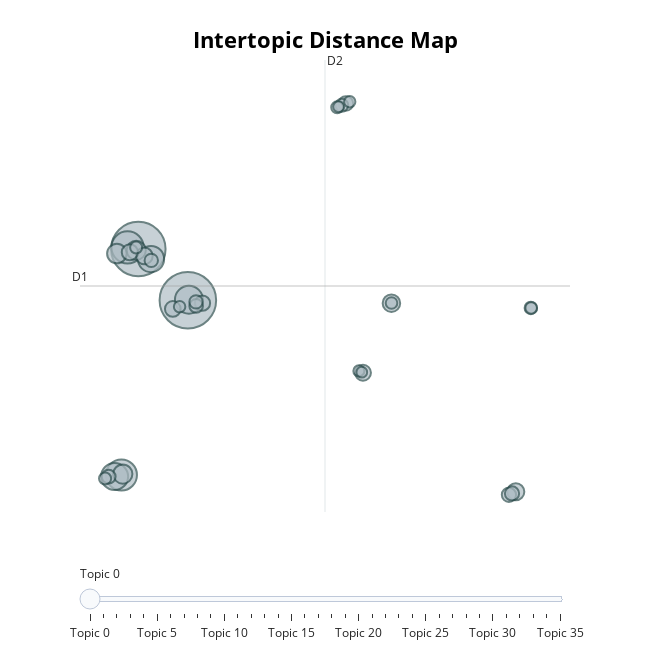

The notebook cell this image was saved under:
### Code cell
sample_topic = 0  # change this to see different clusters
print(f"\n--- Sample Headlines from Topic {sample_topic} ---")
print(gold_df_filtered[gold_df_filtered["topic"] == sample_topic]["News"].head(5))

# Step 6: Visualize
topic_model.visualize_topics().show()

### Figure 1 — Plotly figure (JSON) as saved in the notebook; plotly's stock layout.template omitted (floating-point values rounded to 4 significant figures)
{"data": [{"customdata": [[0, "high | month | week | low | high gold", 1677], [1, "global | demand | cues | buying | buy", 1555], [2, "demand | price | market | sales | likely", 545], [3, "fed | rate | hike | rates | steady", 506], [4, "end | week gold | session | session gold | close", 409], [5, "data gold | data | report | gold holds | holds", 384], [6, "china | ease | focus | dip | fed", 360], [7, "gold trades | today | rate | gold price | price", 200], [8, "dollar gold | remain | steady | eases | stocks", 193], [9, "profit | q | c | vs | cut", 192], [10, "slips | declines | support | gm | key", 161], [11, "settle | gold slips | slips | slides | settlement", 152], [12, "talks | concerns | amid | dollar gold | investo", 146], [13, "shares | metals | prices gold | gold price | price", 137], [14, "cues gold | cues | global | open | weak", 133], [15, "losses | extend | extends | second | pare", 129], [16, "ounce gold | close | c | end | gold futures trade", 121], [17, "ounce gold | closes | turns | gold settles | settles", 112], [18, "settles | gold settles | gold ends | ends | cents", 107], [19, "gold settles | settles | settle | adds | rallies", 106], [20, "oil | oil gold | crude | gold oil | data", 101], [21, "gm | ease | silver futures | high gold | high", 97], [22, "edge | hold | ground | early | settlement", 94], [23, "spot gold | spot | new | cents | early", 94], [24, "comex | comex gold | settlement | turn | gold settles", 88], [25, "gold adds | vs | adds | low gold | low", 81], [26, "crude | copper | outlook | outlook gold | sell", 77], [27, "investo | takes | record | assets | pressure", 76], [28, "outlook gold | outlook | copper | weekly | c", 75], [29, "sell | buy | comex | comex gold | dips", 71], [30, "gold adds | adds | time | early | ", 70], [31, "decline | cues gold | global | cues | slide", 69], [32, "ounce gold | gold ends | ends | spot gold | spot", 67], [33, "pulls | bullish | cues | global | weak", 64], [34, "comex gold | comex | settle | ounce gold | rallies", 63], [35, "dollar gold | sharply | turn | oil | rally", 60]], "hovertemplate": "<b>Topic %{customdata[0]}</b><br>%{customdata[1]}<br>Size: %{customdata[2]}", "legendgroup": "", "marker": {"color": "#B0BEC5", "line": {"color": "DarkSlateGrey", "width": 2}, "size": [1677, 1555, 545, 506, 409, 384, 360, 200, 193, 192, 161, 152, 146, 137, 133, 129, 121, 112, 107, 106, 101, 97, 94, 94, 88, 81, 77, 76, 75, 71, 70, 69, 67, 64, 63, 60], "sizemode": "area", "sizeref": 1.048, "symbol": "circle"}, "mode": "markers", "name": "", "orientation": "v", "showlegend": false, "type": "scatter", "x": [-3.692, -5.856, -6.327, -6.594, -3.646, -6.893, -5.301, -6.793, -6.534, -5.946, 5.2, 10.63, -5.594, -6.227, 3.958, -4.35, -3.052, 3.211, 10.33, 10.47, -7.151, -3.33, -3.335, -5.29, 3.034, 11.29, -7.308, -5.951, 2.831, 5.204, 11.31, -4.053, 3.38, 3.779, 2.897, 3.906], "xaxis": "x", "y": [7.896, 12.94, 13.11, -9.35, 7.938, -9.501, 11.95, 12.5, -9.262, 12.82, 7.605, -11.01, 12.26, 12.63, 0.74, 7.039, 7.602, 27.31, -11.31, -11.17, -9.511, 7.333, 7.728, 11.82, 27.13, 7.129, -9.698, 13.1, 26.93, 7.619, 7.13, 7.259, 27.48, 0.9189, 26.99, 0.7917], "yaxis": "y"}], "layout": {"annotations": [{"showarrow": false, "text": "D1", "x": -8.404, "y": 9.297, "yshift": 10}, {"showarrow": false, "text": "D2", "x": 2.299, "xshift": 10, "y": 31.6}], "height": 650, "hoverlabel": {"bgcolor": "white", "font": {"family": "Rockwell", "size": 16}}, "legend": {"itemsizing": "constant", "tracegroupgap": 0}, "margin": {"t": 60}, "shapes": [{"line": {"color": "#CFD8DC", "width": 2}, "type": "line", "x0": 2.299, "x1": 2.299, "y0": -13.0, "y1": 31.6}, {"line": {"color": "#9E9E9E", "width": 2}, "type": "line", "x0": -8.404, "x1": 13.0, "y0": 9.297, "y1": 9.297}], "sliders": [{"active": 0, "pad": {"t": 50}, "steps": [{"args": [{"marker.color": [["red", "#B0BEC5", "#B0BEC5", "#B0BEC5", "#B0BEC5", "#B0BEC5", "#B0BEC5", "#B0BEC5", "#B0BEC5", "#B0BEC5", "#B0BEC5", "#B0BEC5", "#B0BEC5", "#B0BEC5", "#B0BEC5", "#B0BEC5", "#B0BEC5", "#B0BEC5", "#B0BEC5", "#B0BEC5", "#B0BEC5", "#B0BEC5", "#B0BEC5", "#B0BEC5", "#B0BEC5", "#B0BEC5", "#B0BEC5", "#B0BEC5", "#B0BEC5", "#B0BEC5", "#B0BEC5", "#B0BEC5", "#B0BEC5", "#B0BEC5", "#B0BEC5", "#B0BEC5"]]}], "label": "Topic 0", "method": "update"}, {"args": [{"marker.color": [["#B0BEC5", "red", "#B0BEC5", "#B0BEC5", "#B0BEC5", "#B0BEC5", "#B0BEC5", "#B0BEC5", "#B0BEC5", "#B0BEC5", "#B0BEC5", "#B0BEC5", "#B0BEC5", "#B0BEC5", "#B0BEC5", "#B0BEC5", "#B0BEC5", "#B0BEC5", "#B0BEC5", "#B0BEC5", "#B0BEC5", "#B0BEC5", "#B0BEC5", "#B0BEC5", "#B0BEC5", "#B0BEC5", "#B0BEC5", "#B0BEC5", "#B0BEC5", "#B0BEC5", "#B0BEC5", "#B0BEC5", "#B0BEC5", "#B0BEC5", "#B0BEC5", "#B0BEC5"]]}], "label": "Topic 1", "method": "update"}, {"args": [{"marker.color": [["#B0BEC5", "#B0BEC5", "red", "#B0BEC5", "#B0BEC5", "#B0BEC5", "#B0BEC5", "#B0BEC5", "#B0BEC5", "#B0BEC5", "#B0BEC5", "#B0BEC5", "#B0BEC5", "#B0BEC5", "#B0BEC5", "#B0BEC5", "#B0BEC5", "#B0BEC5", "#B0BEC5", "#B0BEC5", "#B0BEC5", "#B0BEC5", "#B0BEC5", "#B0BEC5", "#B0BEC5", "#B0BEC5", "#B0BEC5", "#B0BEC5", "#B0BEC5", "#B0BEC5", "#B0BEC5", "#B0BEC5", "#B0BEC5", "#B0BEC5", "#B0BEC5", "#B0BEC5"]]}], "label": "Topic 2", "method": "update"}, {"args": [{"marker.color": [["#B0BEC5", "#B0BEC5", "#B0BEC5", "red", "#B0BEC5", "#B0BEC5", "#B0BEC5", "#B0BEC5", "#B0BEC5", "#B0BEC5", "#B0BEC5", "#B0BEC5", "#B0BEC5", "#B0BEC5", "#B0BEC5", "#B0BEC5", "#B0BEC5", "#B0BEC5", "#B0BEC5", "#B0BEC5", "#B0BEC5", "#B0BEC5", "#B0BEC5", "#B0BEC5", "#B0BEC5", "#B0BEC5", "#B0BEC5", "#B0BEC5", "#B0BEC5", "#B0BEC5", "#B0BEC5", "#B0BEC5", "#B0BEC5", "#B0BEC5", "#B0BEC5", "#B0BEC5"]]}], "label": "Topic 3", "method": "update"}, {"args": [{"marker.color": [["#B0BEC5", "#B0BEC5", "#B0BEC5", "#B0BEC5", "red", "#B0BEC5", "#B0BEC5", "#B0BEC5", "#B0BEC5", "#B0BEC5", "#B0BEC5", "#B0BEC5", "#B0BEC5", "#B0BEC5", "#B0BEC5", "#B0BEC5", "#B0BEC5", "#B0BEC5", "#B0BEC5", "#B0BEC5", "#B0BEC5", "#B0BEC5", "#B0BEC5", "#B0BEC5", "#B0BEC5", "#B0BEC5", "#B0BEC5", "#B0BEC5", "#B0BEC5", "#B0BEC5", "#B0BEC5", "#B0BEC5", "#B0BEC5", "#B0BEC5", "#B0BEC5", "#B0BEC5"]]}], "label": "Topic 4", "method": "update"}, {"args": [{"marker.color": [["#B0BEC5", "#B0BEC5", "#B0BEC5", "#B0BEC5", "#B0BEC5", "red", "#B0BEC5", "#B0BEC5", "#B0BEC5", "#B0BEC5", "#B0BEC5", "#B0BEC5", "#B0BEC5", "#B0BEC5", "#B0BEC5", "#B0BEC5", "#B0BEC5", "#B0BEC5", "#B0BEC5", "#B0BEC5", "#B0BEC5", "#B0BEC5", "#B0BEC5", "#B0BEC5", "#B0BEC5", "#B0BEC5", "#B0BEC5", "#B0BEC5", "#B0BEC5", "#B0BEC5", "#B0BEC5", "#B0BEC5", "#B0BEC5", "#B0BEC5", "#B0BEC5", "#B0BEC5"]]}], "label": "Topic 5", "method": "update"}, {"args": [{"marker.color": [["#B0BEC5", "#B0BEC5", "#B0BEC5", "#B0BEC5", "#B0BEC5", "#B0BEC5", "red", "#B0BEC5", "#B0BEC5", "#B0BEC5", "#B0BEC5", "#B0BEC5", "#B0BEC5", "#B0BEC5", "#B0BEC5", "#B0BEC5", "#B0BEC5", "#B0BEC5", "#B0BEC5", "#B0BEC5", "#B0BEC5", "#B0BEC5", "#B0BEC5", "#B0BEC5", "#B0BEC5", "#B0BEC5", "#B0BEC5", "#B0BEC5", "#B0BEC5", "#B0BEC5", "#B0BEC5", "#B0BEC5", "#B0BEC5", "#B0BEC5", "#B0BEC5", "#B0BEC5"]]}], "label": "Topic 6", "method": "update"}, {"args": [{"marker.color": [["#B0BEC5", "#B0BEC5", "#B0BEC5", "#B0BEC5", "#B0BEC5", "#B0BEC5", "#B0BEC5", "red", "#B0BEC5", "#B0BEC5", "#B0BEC5", "#B0BEC5", "#B0BEC5", "#B0BEC5", "#B0BEC5", "#B0BEC5", "#B0BEC5", "#B0BEC5", "#B0BEC5", "#B0BEC5", "#B0BEC5", "#B0BEC5", "#B0BEC5", "#B0BEC5", "#B0BEC5", "#B0BEC5", "#B0BEC5", "#B0BEC5", "#B0BEC5", "#B0BEC5", "#B0BEC5", "#B0BEC5", "#B0BEC5", "#B0BEC5", "#B0BEC5", "#B0BEC5"]]}], "label": "Topic 7", "method": "update"}, {"args": [{"marker.color": [["#B0BEC5", "#B0BEC5", "#B0BEC5", "#B0BEC5", "#B0BEC5", "#B0BEC5", "#B0BEC5", "#B0BEC5", "red", "#B0BEC5", "#B0BEC5", "#B0BEC5", "#B0BEC5", "#B0BEC5", "#B0BEC5", "#B0BEC5", "#B0BEC5", "#B0BEC5", "#B0BEC5", "#B0BEC5", "#B0BEC5", "#B0BEC5", "#B0BEC5", "#B0BEC5", "#B0BEC5", "#B0BEC5", "#B0BEC5", "#B0BEC5", "#B0BEC5", "#B0BEC5", "#B0BEC5", "#B0BEC5", "#B0BEC5", "#B0BEC5", "#B0BEC5", "#B0BEC5"]]}], "label": "Topic 8", "method": "update"}, {"args": [{"marker.color": [["#B0BEC5", "#B0BEC5", "#B0BEC5", "#B0BEC5", "#B0BEC5", "#B0BEC5", "#B0BEC5", "#B0BEC5", "#B0BEC5", "red", "#B0BEC5", "#B0BEC5", "#B0BEC5", "#B0BEC5", "#B0BEC5", "#B0BEC5", "#B0BEC5", "#B0BEC5", "#B0BEC5", "#B0BEC5", "#B0BEC5", "#B0BEC5", "#B0BEC5", "#B0BEC5", "#B0BEC5", "#B0BEC5", "#B0BEC5", "#B0BEC5", "#B0BEC5", "#B0BEC5", "#B0BEC5", "#B0BEC5", "#B0BEC5", "#B0BEC5", "#B0BEC5", "#B0BEC5"]]}], "label": "Topic 9", "method": "update"}, {"args": [{"marker.color": [["#B0BEC5", "#B0BEC5", "#B0BEC5", "#B0BEC5", "#B0BEC5", "#B0BEC5", "#B0BEC5", "#B0BEC5", "#B0BEC5", "#B0BEC5", "red", "#B0BEC5", "#B0BEC5", "#B0BEC5", "#B0BEC5", "#B0BEC5", "#B0BEC5", "#B0BEC5", "#B0BEC5", "#B0BEC5", "#B0BEC5", "#B0BEC5", "#B0BEC5", "#B0BEC5", "#B0BEC5", "#B0BEC5", "#B0BEC5", "#B0BEC5", "#B0BEC5", "#B0BEC5", "#B0BEC5", "#B0BEC5", "#B0BEC5", "#B0BEC5", "#B0BEC5", "#B0BEC5"]]}], "label": "Topic 10", "method": "update"}, {"args": [{"marker.color": [["#B0BEC5", "#B0BEC5", "#B0BEC5", "#B0BEC5", "#B0BEC5", "#B0BEC5", "#B0BEC5", "#B0BEC5", "#B0BEC5", "#B0BEC5", "#B0BEC5", "red", "#B0BEC5", "#B0BEC5", "#B0BEC5", "#B0BEC5", "#B0BEC5", "#B0BEC5", "#B0BEC5", "#B0BEC5", "#B0BEC5", "#B0BEC5", "#B0BEC5", "#B0BEC5", "#B0BEC5", "#B0BEC5", "#B0BEC5", "#B0BEC5", "#B0BEC5", "#B0BEC5", "#B0BEC5", "#B0BEC5", "#B0BEC5", "#B0BEC5", "#B0BEC5", "#B0BEC5"]]}], "label": "Topic 11", "method": "update"}, {"args": [{"marker.color": [["#B0BEC5", "#B0BEC5", "#B0BEC5", "#B0BEC5", "#B0BEC5", "#B0BEC5", "#B0BEC5", "#B0BEC5", "#B0BEC5", "#B0BEC5", "#B0BEC5", "#B0BEC5", "red", "#B0BEC5", "#B0BEC5", "#B0BEC5", "#B0BEC5", "#B0BEC5", "#B0BEC5", "#B0BEC5", "#B0BEC5", "#B0BEC5", "#B0BEC5", "#B0BEC5", "#B0BEC5", "#B0BEC5", "#B0BEC5", "#B0BEC5", "#B0BEC5", "#B0BEC5", "#B0BEC5", "#B0BEC5", "#B0BEC5", "#B0BEC5", "#B0BEC5", "#B0BEC5"]]}], "label": "Topic 12", "method": "update"}, {"args": [{"marker.color": [["#B0BEC5", "#B0BEC5", "#B0BEC5", "#B0BEC5", "#B0BEC5", "#B0BEC5", "#B0BEC5", "#B0BEC5", "#B0BEC5", "#B0BEC5", "#B0BEC5", "#B0BEC5", "#B0BEC5", "red", "#B0BEC5", "#B0BEC5", "#B0BEC5", "#B0BEC5", "#B0BEC5", "#B0BEC5", "#B0BEC5", "#B0BEC5", "#B0BEC5", "#B0BEC5", "#B0BEC5", "#B0BEC5", "#B0BEC5", "#B0BEC5", "#B0BEC5", "#B0BEC5", "#B0BEC5", "#B0BEC5", "#B0BEC5", "#B0BEC5", "#B0BEC5", "#B0BEC5"]]}], "label": "Topic 13", "method": "update"}, {"args": [{"marker.color": [["#B0BEC5", "#B0BEC5", "#B0BEC5", "#B0BEC5", "#B0BEC5", "#B0BEC5", "#B0BEC5", "#B0BEC5", "#B0BEC5", "#B0BEC5", "#B0BEC5", "#B0BEC5", "#B0BEC5", "#B0BEC5", "red", "#B0BEC5", "#B0BEC5", "#B0BEC5", "#B0BEC5", "#B0BEC5", "#B0BEC5", "#B0BEC5", "#B0BEC5", "#B0BEC5", "#B0BEC5", "#B0BEC5", "#B0BEC5", "#B0BEC5", "#B0BEC5", "#B0BEC5", "#B0BEC5", "#B0BEC5", "#B0BEC5", "#B0BEC5", "#B0BEC5", "#B0BEC5"]]}], "label": "Topic 14", "method": "update"}, {"args": [{"marker.color": [["#B0BEC5", "#B0BEC5", "#B0BEC5", "#B0BEC5", "#B0BEC5", "#B0BEC5", "#B0BEC5", "#B0BEC5", "#B0BEC5", "#B0BEC5", "#B0BEC5", "#B0BEC5", "#B0BEC5", "#B0BEC5", "#B0BEC5", "red", "#B0BEC5", "#B0BEC5", "#B0BEC5", "#B0BEC5", "#B0BEC5", "#B0BEC5", "#B0BEC5", "#B0BEC5", "#B0BEC5", "#B0BEC5", "#B0BEC5", "#B0BEC5", "#B0BEC5", "#B0BEC5", "#B0BEC5", "#B0BEC5", "#B0BEC5", "#B0BEC5", "#B0BEC5", "#B0BEC5"]]}], "label": "Topic 15", "method": "update"}, {"args": [{"marker.color": [["#B0BEC5", "#B0BEC5", "#B0BEC5", "#B0BEC5", "#B0BEC5", "#B0BEC5", "#B0BEC5", "#B0BEC5", "#B0BEC5", "#B0BEC5", "#B0BEC5", "#B0BEC5", "#B0BEC5", "#B0BEC5", "#B0BEC5", "#B0BEC5", "red", "#B0BEC5", "#B0BEC5", "#B0BEC5", "#B0BEC5", "#B0BEC5", "#B0BEC5", "#B0BEC5", "#B0BEC5", "#B0BEC5", "#B0BEC5", "#B0BEC5", "#B0BEC5", "#B0BEC5", "#B0BEC5", "#B0BEC5", "#B0BEC5", "#B0BEC5", "#B0BEC5", "#B0BEC5"]]}], "label": "Topic 16", "method": "update"}, {"args": [{"marker.color": [["#B0BEC5", "#B0BEC5", "#B0BEC5", "#B0BEC5", "#B0BEC5", "#B0BEC5", "#B0BEC5", "#B0BEC5", "#B0BEC5", "#B0BEC5", "#B0BEC5", "#B0BEC5", "#B0BEC5", "#B0BEC5", "#B0BEC5", "#B0BEC5", "#B0BEC5", "red", "#B0BEC5", "#B0BEC5", "#B0BEC5", "#B0BEC5", "#B0BEC5", "#B0BEC5", "#B0BEC5", "#B0BEC5", "#B0BEC5", "#B0BEC5", "#B0BEC5", "#B0BEC5", "#B0BEC5", "#B0BEC5", "#B0BEC5", "#B0BEC5", "#B0BEC5", "#B0BEC5"]]}], "label": "Topic 17", "method": "update"}, {"args": [{"marker.color": [["#B0BEC5", "#B0BEC5", "#B0BEC5", "#B0BEC5", "#B0BEC5", "#B0BEC5", "#B0BEC5", "#B0BEC5", "#B0BEC5", "#B0BEC5", "#B0BEC5", "#B0BEC5", "#B0BEC5", "#B0BEC5", "#B0BEC5", "#B0BEC5", "#B0BEC5", "#B0BEC5", "red", "#B0BEC5", "#B0BEC5", "#B0BEC5", "#B0BEC5", "#B0BEC5", "#B0BEC5", "#B0BEC5", "#B0BEC5", "#B0BEC5", "#B0BEC5", "#B0BEC5", "#B0BEC5", "#B0BEC5", "#B0BEC5", "#B0BEC5", "#B0BEC5", "#B0BEC5"]]}], "label": "Topic 18", "method": "update"}, {"args": [{"marker.color": [["#B0BEC5", "#B0BEC5", "#B0BEC5", "#B0BEC5", "#B0BEC5", "#B0BEC5", "#B0BEC5", "#B0BEC5", "#B0BEC5", "#B0BEC5", "#B0BEC5", "#B0BEC5", "#B0BEC5", "#B0BEC5", "#B0BEC5", "#B0BEC5", "#B0BEC5", "#B0BEC5", "#B0BEC5", "red", "#B0BEC5", "#B0BEC5", "#B0BEC5", "#B0BEC5", "#B0BEC5", "#B0BEC5", "#B0BEC5", "#B0BEC5", "#B0BEC5", "#B0BEC5", "#B0BEC5", "#B0BEC5", "#B0BEC5", "#B0BEC5", "#B0BEC5", "#B0BEC5"]]}], "label": "Topic 19", "method": "update"}, {"args": [{"marker.color": [["#B0BEC5", "#B0BEC5", "#B0BEC5", "#B0BEC5", "#B0BEC5", "#B0BEC5", "#B0BEC5", "#B0BEC5", "#B0BEC5", "#B0BEC5", "#B0BEC5", "#B0BEC5", "#B0BEC5", "#B0BEC5", "#B0BEC5", "#B0BEC5", "#B0BEC5", "#B0BEC5", "#B0BEC5", "#B0BEC5", "red", "#B0BEC5", "#B0BEC5", "#B0BEC5", "#B0BEC5", "#B0BEC5", "#B0BEC5", "#B0BEC5", "#B0BEC5", "#B0BEC5", "#B0BEC5", "#B0BEC5", "#B0BEC5", "#B0BEC5", "#B0BEC5", "#B0BEC5"]]}], "label": "Topic 20", "method": "update"}, {"args": [{"marker.color": [["#B0BEC5", "#B0BEC5", "#B0BEC5", "#B0BEC5", "#B0BEC5", "#B0BEC5", "#B0BEC5", "#B0BEC5", "#B0BEC5", "#B0BEC5", "#B0BEC5", "#B0BEC5", "#B0BEC5", "#B0BEC5", "#B0BEC5", "#B0BEC5", "#B0BEC5", "#B0BEC5", "#B0BEC5", "#B0BEC5", "#B0BEC5", "red", "#B0BEC5", "#B0BEC5", "#B0BEC5", "#B0BEC5", "#B0BEC5", "#B0BEC5", "#B0BEC5", "#B0BEC5", "#B0BEC5", "#B0BEC5", "#B0BEC5", "#B0BEC5", "#B0BEC5", "#B0BEC5"]]}], "label": "Topic 21", "method": "update"}, {"args": [{"marker.color": [["#B0BEC5", "#B0BEC5", "#B0BEC5", "#B0BEC5", "#B0BEC5", "#B0BEC5", "#B0BEC5", "#B0BEC5", "#B0BEC5", "#B0BEC5", "#B0BEC5", "#B0BEC5", "#B0BEC5", "#B0BEC5", "#B0BEC5", "#B0BEC5", "#B0BEC5", "#B0BEC5", "#B0BEC5", "#B0BEC5", "#B0BEC5", "#B0BEC5", "red", "#B0BEC5", "#B0BEC5", "#B0BEC5", "#B0BEC5", "#B0BEC5", "#B0BEC5", "#B0BEC5", "#B0BEC5", "#B0BEC5", "#B0BEC5", "#B0BEC5", "#B0BEC5", "#B0BEC5"]]}], "label": "Topic 22", "method": "update"}, {"args": [{"marker.color": [["#B0BEC5", "#B0BEC5", "#B0BEC5", "#B0BEC5", "#B0BEC5", "#B0BEC5", "#B0BEC5", "#B0BEC5", "#B0BEC5", "#B0BEC5", "#B0BEC5", "#B0BEC5", "#B0BEC5", "#B0BEC5", "#B0BEC5", "#B0BEC5", "#B0BEC5", "#B0BEC5", "#B0BEC5", "#B0BEC5", "#B0BEC5", "#B0BEC5", "#B0BEC5", "red", "#B0BEC5", "#B0BEC5", "#B0BEC5", "#B0BEC5", "#B0BEC5", "#B0BEC5", "#B0BEC5", "#B0BEC5", "#B0BEC5", "#B0BEC5", "#B0BEC5", "#B0BEC5"]]}], "label": "Topic 23", "method": "update"}, {"args": [{"marker.color": [["#B0BEC5", "#B0BEC5", "#B0BEC5", "#B0BEC5", "#B0BEC5", "#B0BEC5", "#B0BEC5", "#B0BEC5", "#B0BEC5", "#B0BEC5", "#B0BEC5", "#B0BEC5", "#B0BEC5", "#B0BEC5", "#B0BEC5", "#B0BEC5", "#B0BEC5", "#B0BEC5", "#B0BEC5", "#B0BEC5", "#B0BEC5", "#B0BEC5", "#B0BEC5", "#B0BEC5", "red", "#B0BEC5", "#B0BEC5", "#B0BEC5", "#B0BEC5", "#B0BEC5", "#B0BEC5", "#B0BEC5", "#B0BEC5", "#B0BEC5", "#B0BEC5", "#B0BEC5"]]}], "label": "Topic 24", "method": "update"}, {"args": [{"marker.color": [["#B0BEC5", "#B0BEC5", "#B0BEC5", "#B0BEC5", "#B0BEC5", "#B0BEC5", "#B0BEC5", "#B0BEC5", "#B0BEC5", "#B0BEC5", "#B0BEC5", "#B0BEC5", "#B0BEC5", "#B0BEC5", "#B0BEC5", "#B0BEC5", "#B0BEC5", "#B0BEC5", "#B0BEC5", "#B0BEC5", "#B0BEC5", "#B0BEC5", "#B0BEC5", "#B0BEC5", "#B0BEC5", "red", "#B0BEC5", "#B0BEC5", "#B0BEC5", "#B0BEC5", "#B0BEC5", "#B0BEC5", "#B0BEC5", "#B0BEC5", "#B0BEC5", "#B0BEC5"]]}], "label": "Topic 25", "method": "update"}, {"args": [{"marker.color": [["#B0BEC5", "#B0BEC5", "#B0BEC5", "#B0BEC5", "#B0BEC5", "#B0BEC5", "#B0BEC5", "#B0BEC5", "#B0BEC5", "#B0BEC5", "#B0BEC5", "#B0BEC5", "#B0BEC5", "#B0BEC5", "#B0BEC5", "#B0BEC5", "#B0BEC5", "#B0BEC5", "#B0BEC5", "#B0BEC5", "#B0BEC5", "#B0BEC5", "#B0BEC5", "#B0BEC5", "#B0BEC5", "#B0BEC5", "red", "#B0BEC5", "#B0BEC5", "#B0BEC5", "#B0BEC5", "#B0BEC5", "#B0BEC5", "#B0BEC5", "#B0BEC5", "#B0BEC5"]]}], "label": "Topic 26", "method": "update"}, {"args": [{"marker.color": [["#B0BEC5", "#B0BEC5", "#B0BEC5", "#B0BEC5", "#B0BEC5", "#B0BEC5", "#B0BEC5", "#B0BEC5", "#B0BEC5", "#B0BEC5", "#B0BEC5", "#B0BEC5", "#B0BEC5", "#B0BEC5", "#B0BEC5", "#B0BEC5", "#B0BEC5", "#B0BEC5", "#B0BEC5", "#B0BEC5", "#B0BEC5", "#B0BEC5", "#B0BEC5", "#B0BEC5", "#B0BEC5", "#B0BEC5", "#B0BEC5", "red", "#B0BEC5", "#B0BEC5", "#B0BEC5", "#B0BEC5", "#B0BEC5", "#B0BEC5", "#B0BEC5", "#B0BEC5"]]}], "label": "Topic 27", "method": "update"}, {"args": [{"marker.color": [["#B0BEC5", "#B0BEC5", "#B0BEC5", "#B0BEC5", "#B0BEC5", "#B0BEC5", "#B0BEC5", "#B0BEC5", "#B0BEC5", "#B0BEC5", "#B0BEC5", "#B0BEC5", "#B0BEC5", "#B0BEC5", "#B0BEC5", "#B0BEC5", "#B0BEC5", "#B0BEC5", "#B0BEC5", "#B0BEC5", "#B0BEC5", "#B0BEC5", "#B0BEC5", "#B0BEC5", "#B0BEC5", "#B0BEC5", "#B0BEC5", "#B0BEC5", "red", "#B0BEC5", "#B0BEC5", "#B0BEC5", "#B0BEC5", "#B0BEC5", "#B0BEC5", "#B0BEC5"]]}], "label": "Topic 28", "method": "update"}, {"args": [{"marker.color": [["#B0BEC5", "#B0BEC5", "#B0BEC5", "#B0BEC5", "#B0BEC5", "#B0BEC5", "#B0BEC5", "#B0BEC5", "#B0BEC5", "#B0BEC5", "#B0BEC5", "#B0BEC5", "#B0BEC5", "#B0BEC5", "#B0BEC5", "#B0BEC5", "#B0BEC5", "#B0BEC5", "#B0BEC5", "#B0BEC5", "#B0BEC5", "#B0BEC5", "#B0BEC5", "#B0BEC5", "#B0BEC5", "#B0BEC5", "#B0BEC5", "#B0BEC5", "#B0BEC5", "red", "#B0BEC5", "#B0BEC5", "#B0BEC5", "#B0BEC5", "#B0BEC5", "#B0BEC5"]]}], "label": "Topic 29", "method": "update"}, {"args": [{"marker.color": [["#B0BEC5", "#B0BEC5", "#B0BEC5", "#B0BEC5", "#B0BEC5", "#B0BEC5", "#B0BEC5", "#B0BEC5", "#B0BEC5", "#B0BEC5", "#B0BEC5", "#B0BEC5", "#B0BEC5", "#B0BEC5", "#B0BEC5", "#B0BEC5", "#B0BEC5", "#B0BEC5", "#B0BEC5", "#B0BEC5", "#B0BEC5", "#B0BEC5", "#B0BEC5", "#B0BEC5", "#B0BEC5", "#B0BEC5", "#B0BEC5", "#B0BEC5", "#B0BEC5", "#B0BEC5", "red", "#B0BEC5", "#B0BEC5", "#B0BEC5", "#B0BEC5", "#B0BEC5"]]}], "label": "Topic 30", "method": "update"}, {"args": [{"marker.color": [["#B0BEC5", "#B0BEC5", "#B0BEC5", "#B0BEC5", "#B0BEC5", "#B0BEC5", "#B0BEC5", "#B0BEC5", "#B0BEC5", "#B0BEC5", "#B0BEC5", "#B0BEC5", "#B0BEC5", "#B0BEC5", "#B0BEC5", "#B0BEC5", "#B0BEC5", "#B0BEC5", "#B0BEC5", "#B0BEC5", "#B0BEC5", "#B0BEC5", "#B0BEC5", "#B0BEC5", "#B0BEC5", "#B0BEC5", "#B0BEC5", "#B0BEC5", "#B0BEC5", "#B0BEC5", "#B0BEC5", "red", "#B0BEC5", "#B0BEC5", "#B0BEC5", "#B0BEC5"]]}], "label": "Topic 31", "method": "update"}, {"args": [{"marker.color": [["#B0BEC5", "#B0BEC5", "#B0BEC5", "#B0BEC5", "#B0BEC5", "#B0BEC5", "#B0BEC5", "#B0BEC5", "#B0BEC5", "#B0BEC5", "#B0BEC5", "#B0BEC5", "#B0BEC5", "#B0BEC5", "#B0BEC5", "#B0BEC5", "#B0BEC5", "#B0BEC5", "#B0BEC5", "#B0BEC5", "#B0BEC5", "#B0BEC5", "#B0BEC5", "#B0BEC5", "#B0BEC5", "#B0BEC5", "#B0BEC5", "#B0BEC5", "#B0BEC5", "#B0BEC5", "#B0BEC5", "#B0BEC5", "red", "#B0BEC5", "#B0BEC5", "#B0BEC5"]]}], "label": "Topic 32", "method": "update"}, {"args": [{"marker.color": [["#B0BEC5", "#B0BEC5", "#B0BEC5", "#B0BEC5", "#B0BEC5", "#B0BEC5", "#B0BEC5", "#B0BEC5", "#B0BEC5", "#B0BEC5", "#B0BEC5", "#B0BEC5", "#B0BEC5", "#B0BEC5", "#B0BEC5", "#B0BEC5", "#B0BEC5", "#B0BEC5", "#B0BEC5", "#B0BEC5", "#B0BEC5", "#B0BEC5", "#B0BEC5", "#B0BEC5", "#B0BEC5", "#B0BEC5", "#B0BEC5", "#B0BEC5", "#B0BEC5", "#B0BEC5", "#B0BEC5", "#B0BEC5", "#B0BEC5", "red", "#B0BEC5", "#B0BEC5"]]}], "label": "Topic 33", "method": "update"}, {"args": [{"marker.color": [["#B0BEC5", "#B0BEC5", "#B0BEC5", "#B0BEC5", "#B0BEC5", "#B0BEC5", "#B0BEC5", "#B0BEC5", "#B0BEC5", "#B0BEC5", "#B0BEC5", "#B0BEC5", "#B0BEC5", "#B0BEC5", "#B0BEC5", "#B0BEC5", "#B0BEC5", "#B0BEC5", "#B0BEC5", "#B0BEC5", "#B0BEC5", "#B0BEC5", "#B0BEC5", "#B0BEC5", "#B0BEC5", "#B0BEC5", "#B0BEC5", "#B0BEC5", "#B0BEC5", "#B0BEC5", "#B0BEC5", "#B0BEC5", "#B0BEC5", "#B0BEC5", "red", "#B0BEC5"]]}], "label": "Topic 34", "method": "update"}, {"args": [{"marker.color": [["#B0BEC5", "#B0BEC5", "#B0BEC5", "#B0BEC5", "#B0BEC5", "#B0BEC5", "#B0BEC5", "#B0BEC5", "#B0BEC5", "#B0BEC5", "#B0BEC5", "#B0BEC5", "#B0BEC5", "#B0BEC5", "#B0BEC5", "#B0BEC5", "#B0BEC5", "#B0BEC5", "#B0BEC5", "#B0BEC5", "#B0BEC5", "#B0BEC5", "#B0BEC5", "#B0BEC5", "#B0BEC5", "#B0BEC5", "#B0BEC5", "#B0BEC5", "#B0BEC5", "#B0BEC5", "#B0BEC5", "#B0BEC5", "#B0BEC5", "#B0BEC5", "#B0BEC5", "red"]]}], "label": "Topic 35", "method": "update"}]}], "title": {"font": {"color": "Black", "size": 22}, "text": "<b>Intertopic Distance Map</b>", "x": 0.5, "xanchor": "center", "y": 0.95, "yanchor": "top"}, "width": 650, "xaxis": {"anchor": "y", "domain": [0, 1], "range": [-8.404, 13.0], "title": {"text": ""}, "visible": false}, "yaxis": {"anchor": "x", "domain": [0, 1], "range": [-13.0, 31.6], "title": {"text": ""}, "visible": false}}}
